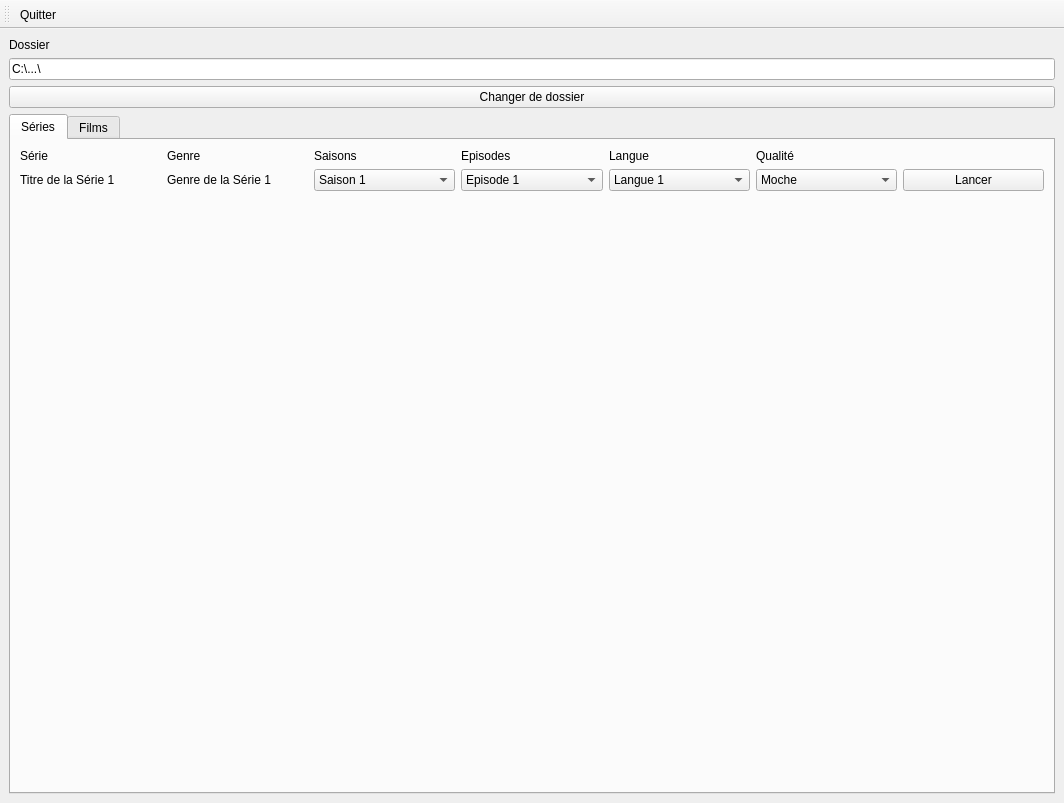
<?xml version="1.0" encoding="UTF-8"?>
<ui version="4.0">
 <class>MainWindow</class>
 <widget class="QMainWindow" name="MainWindow">
  <property name="geometry">
   <rect>
    <x>0</x>
    <y>0</y>
    <width>1064</width>
    <height>803</height>
   </rect>
  </property>
  <property name="windowTitle">
   <string>PlayListe</string>
  </property>
  <widget class="QWidget" name="centralwidget">
   <layout class="QHBoxLayout" name="horizontalLayout">
    <item>
     <layout class="QVBoxLayout" name="verticalLayout_2">
      <item>
       <layout class="QGridLayout" name="gridLayout_3">
        <item row="3" column="0">
         <widget class="QPushButton" name="pushButton">
          <property name="text">
           <string>Changer de dossier</string>
          </property>
         </widget>
        </item>
        <item row="0" column="0">
         <widget class="QLabel" name="label">
          <property name="text">
           <string>Dossier</string>
          </property>
         </widget>
        </item>
        <item row="1" column="0">
         <widget class="QLineEdit" name="lineEdit">
          <property name="text">
           <string>C:\...\</string>
          </property>
         </widget>
        </item>
       </layout>
      </item>
      <item>
       <widget class="QTabWidget" name="tabWidget">
        <property name="currentIndex">
         <number>0</number>
        </property>
        <widget class="QWidget" name="displaySeries">
         <attribute name="title">
          <string>Séries</string>
         </attribute>
         <layout class="QVBoxLayout" name="verticalLayout">
          <item>
           <layout class="QGridLayout" name="gridLayout">
            <item row="2" column="2">
             <widget class="QLabel" name="labelSerieType">
              <property name="text">
               <string>Genre de la Série 1</string>
              </property>
             </widget>
            </item>
            <item row="3" column="0">
             <spacer name="verticalSpacer">
              <property name="orientation">
               <enum>Qt::Vertical</enum>
              </property>
              <property name="sizeHint" stdset="0">
               <size>
                <width>20</width>
                <height>40</height>
               </size>
              </property>
             </spacer>
            </item>
            <item row="2" column="4">
             <widget class="QComboBox" name="comboBoxEpisode">
              <item>
               <property name="text">
                <string>Episode 1</string>
               </property>
              </item>
              <item>
               <property name="text">
                <string>Episode 2</string>
               </property>
              </item>
              <item>
               <property name="text">
                <string>Episode 3</string>
               </property>
              </item>
             </widget>
            </item>
            <item row="0" column="4">
             <widget class="QLabel" name="labelColoneEpisode">
              <property name="text">
               <string>Episodes</string>
              </property>
             </widget>
            </item>
            <item row="0" column="2">
             <widget class="QLabel" name="labelColoneSerieType">
              <property name="text">
               <string>Genre</string>
              </property>
             </widget>
            </item>
            <item row="2" column="0">
             <widget class="QLabel" name="labelSerieName">
              <property name="text">
               <string>Titre de la Série 1</string>
              </property>
             </widget>
            </item>
            <item row="2" column="3">
             <widget class="QComboBox" name="comboBoxSeasons">
              <item>
               <property name="text">
                <string>Saison 1</string>
               </property>
              </item>
              <item>
               <property name="text">
                <string>Saison 2</string>
               </property>
              </item>
              <item>
               <property name="text">
                <string>Saison 3</string>
               </property>
              </item>
             </widget>
            </item>
            <item row="0" column="3">
             <widget class="QLabel" name="labelColoneSeasons">
              <property name="text">
               <string>Saisons</string>
              </property>
             </widget>
            </item>
            <item row="0" column="0">
             <widget class="QLabel" name="labelColoneSerieName">
              <property name="text">
               <string>Série</string>
              </property>
             </widget>
            </item>
            <item row="2" column="7">
             <widget class="QPushButton" name="pushButtonLaunchSerie">
              <property name="text">
               <string>Lancer</string>
              </property>
             </widget>
            </item>
            <item row="2" column="5">
             <widget class="QComboBox" name="comboBoxLanguage">
              <item>
               <property name="text">
                <string>Langue 1</string>
               </property>
              </item>
              <item>
               <property name="text">
                <string>Langue 2</string>
               </property>
              </item>
             </widget>
            </item>
            <item row="0" column="6">
             <widget class="QLabel" name="labelColoneEpisode_3">
              <property name="text">
               <string>Qualité</string>
              </property>
             </widget>
            </item>
            <item row="2" column="6">
             <widget class="QComboBox" name="comboBoxQuality">
              <item>
               <property name="text">
                <string>Moche</string>
               </property>
              </item>
              <item>
               <property name="text">
                <string>Beau</string>
               </property>
              </item>
             </widget>
            </item>
            <item row="0" column="5">
             <widget class="QLabel" name="labelColoneLangue">
              <property name="text">
               <string>Langue</string>
              </property>
             </widget>
            </item>
           </layout>
          </item>
          <item>
           <widget class="QLabel" name="label_10">
            <property name="text">
             <string/>
            </property>
           </widget>
          </item>
         </layout>
        </widget>
        <widget class="QWidget" name="displayMovies">
         <attribute name="title">
          <string>Films</string>
         </attribute>
         <widget class="QWidget" name="gridLayoutWidget_2">
          <property name="geometry">
           <rect>
            <x>0</x>
            <y>0</y>
            <width>1014</width>
            <height>704</height>
           </rect>
          </property>
          <layout class="QGridLayout" name="gridLayout_2">
           <item row="2" column="0">
            <spacer name="verticalSpacer_2">
             <property name="orientation">
              <enum>Qt::Vertical</enum>
             </property>
             <property name="sizeHint" stdset="0">
              <size>
               <width>20</width>
               <height>40</height>
              </size>
             </property>
            </spacer>
           </item>
           <item row="0" column="2">
            <widget class="QLabel" name="labelColoneMovieType">
             <property name="text">
              <string>Genre</string>
             </property>
            </widget>
           </item>
           <item row="0" column="0">
            <widget class="QLabel" name="labelColoneMovieName">
             <property name="text">
              <string>Nom</string>
             </property>
            </widget>
           </item>
           <item row="1" column="5">
            <widget class="QPushButton" name="pushButtonLaunchMovie">
             <property name="text">
              <string>Lancer</string>
             </property>
            </widget>
           </item>
           <item row="1" column="2">
            <widget class="QLabel" name="labelMovieType">
             <property name="text">
              <string>Genre du Film</string>
             </property>
            </widget>
           </item>
           <item row="1" column="0">
            <widget class="QLabel" name="labelMovieName">
             <property name="text">
              <string>Titre du Film</string>
             </property>
            </widget>
           </item>
           <item row="1" column="4">
            <widget class="QComboBox" name="comboMovieQuality">
             <item>
              <property name="text">
               <string>Moche</string>
              </property>
             </item>
             <item>
              <property name="text">
               <string>Beau</string>
              </property>
             </item>
            </widget>
           </item>
           <item row="1" column="3">
            <widget class="QComboBox" name="comboMovieLanguage">
             <item>
              <property name="text">
               <string>Français</string>
              </property>
             </item>
             <item>
              <property name="text">
               <string>Original sous-titré</string>
              </property>
             </item>
            </widget>
           </item>
           <item row="0" column="3">
            <widget class="QLabel" name="labelColoneMovieLanguage">
             <property name="text">
              <string>Langue</string>
             </property>
            </widget>
           </item>
           <item row="0" column="4">
            <widget class="QLabel" name="labelColoneMovieQuality">
             <property name="text">
              <string>Qualité</string>
             </property>
            </widget>
           </item>
          </layout>
         </widget>
        </widget>
       </widget>
      </item>
     </layout>
    </item>
   </layout>
  </widget>
  <widget class="QToolBar" name="toolBar">
   <property name="windowTitle">
    <string>toolBar</string>
   </property>
   <attribute name="toolBarArea">
    <enum>TopToolBarArea</enum>
   </attribute>
   <attribute name="toolBarBreak">
    <bool>false</bool>
   </attribute>
   <addaction name="actionQuitter"/>
  </widget>
  <action name="actionQuitter">
   <property name="text">
    <string>Quitter</string>
   </property>
   <property name="toolTip">
    <string>Quitter</string>
   </property>
  </action>
 </widget>
 <resources/>
 <connections/>
</ui>
